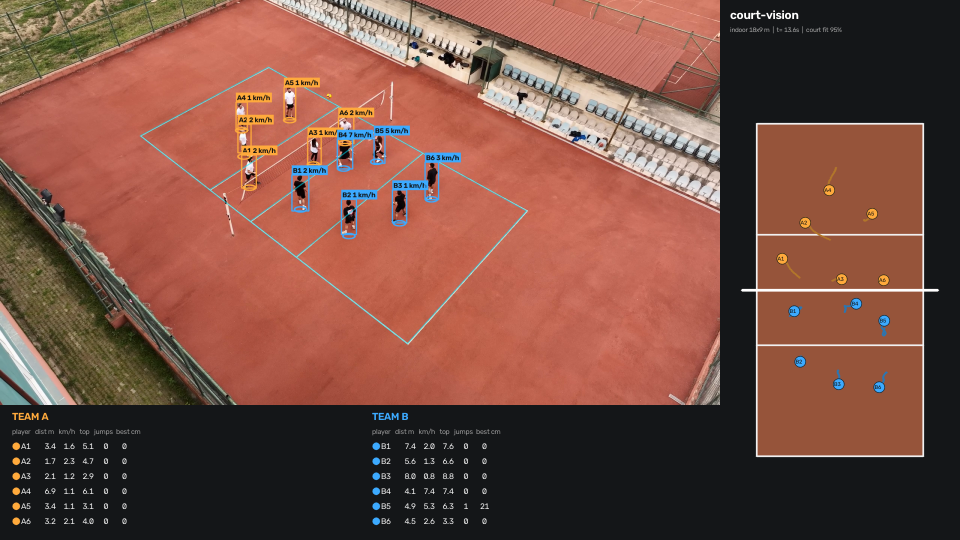
#> input picture assets/best_frame_diagonal.png, 1920 x 1080 px (shown at 1/2 size)
$ python -i court.py   (imports and definitions only)
#> lines starting #> are read from the running program, lines starting #| are printed output that depends on the picture; after the words box and inside, x2 and y2 are one past the last pixel; in counts of white or black regions, pixels touching at a corner belong together
### courtvision/templates.py
"""Court templates in metres. x runs along the court length (net at x = L/2), y across."""
from __future__ import annotations
from dataclasses import dataclass, field
import numpy as np


@dataclass
class CourtTemplate:
    name: str
    length: float
    width: float
    xs: list            # full-width lines of constant x (used for hypothesis generation)
    ys: list            # full-length lines of constant y
    extra: list = field(default_factory=list)   # additional partial segments (x0,y0,x1,y1)
    front_zone: float = 3.0                     # depth of the "front row" zone from the net
    has_net: bool = True

    @property
    def net_x(self) -> float:
        return self.length / 2.0

    # [21 lines left out: functions segments, corners, sample, not called in this run]


def _circle(cx, cy, r, n=16):
    a = np.linspace(0, 2 * np.pi, n + 1)
    p = np.stack([cx + r * np.cos(a), cy + r * np.sin(a)], 1)
    return [(p[i, 0], p[i, 1], p[i + 1, 0], p[i + 1, 1]) for i in range(n)]


TEMPLATES = {
    # FIVB indoor: 18 x 9 m, centre line, attack lines 3 m from the centre line
    "indoor": CourtTemplate("indoor", 18.0, 9.0, xs=[0.0, 6.0, 9.0, 12.0, 18.0], ys=[0.0, 9.0]),
    # FIVB beach: 16 x 8 m, boundary lines only
    "beach": CourtTemplate("beach", 16.0, 8.0, xs=[0.0, 16.0], ys=[0.0, 8.0], front_zone=2.5),
    # Padel: 20 x 10 m, service lines 6.95 m from the net, centre service line between them
    "padel": CourtTemplate("padel", 20.0, 10.0, xs=[0.0, 3.05, 16.95, 20.0], ys=[0.0, 10.0],
                           extra=[(3.05, 5.0, 16.95, 5.0)], front_zone=3.0),
    # Small-sided football (typical pitch sizes; penalty areas vary by venue and are omitted)
    "football5": CourtTemplate("football5", 40.0, 20.0, xs=[0.0, 20.0, 40.0], ys=[0.0, 20.0],
                               extra=_circle(20.0, 10.0, 3.0), front_zone=10.0, has_net=False),
    "football7": CourtTemplate("football7", 60.0, 40.0, xs=[0.0, 30.0, 60.0], ys=[0.0, 40.0],
                               extra=_circle(30.0, 20.0, 6.0), front_zone=15.0, has_net=False),
}
#> further down, picture is the input picture: shape (1080, 1920, 3); mean B, G, R 66, 78.2, 121


# [4 lines left out: function get_template, not called in this run]

### courtvision/court.py
"""Court registration: line detection -> RANSAC-style hypothesise-and-verify over line
correspondences -> robust point-on-line refinement -> bootstrap homography uncertainty.

Convention: H maps court metres (x, y, 1) to image pixels of the full-resolution frame.
"""
from __future__ import annotations
from dataclasses import dataclass
from itertools import combinations
import cv2
import numpy as np
from .geometry import apply_h, h_from_4pts, intersect
from .templates import CourtTemplate
from .camera import calibrate_focal


@dataclass
class Registration:
    H: np.ndarray                 # court -> image (full-res px)
    H_samples: np.ndarray         # (K,3,3) bootstrap replicas
    coverage: float               # fraction of template line samples lying on detected line pixels
    rms_px: float                 # point-to-line residual of supporting pixels (work-res px)
    ok: bool
    source: str                   # "detect" | "track" | "hold"


# ----------------------------------------------------------------------------- line evidence
def line_response(img, color="white"):
    """Thin-bright-structure response. 'white' uses min(R,G,B), which suppresses coloured floors
    and coloured lines of other sports; 'any' uses luminance (use when your lines are coloured)."""
#> called with color = 'white'
    if color == "white":
        base = img.min(axis=2)
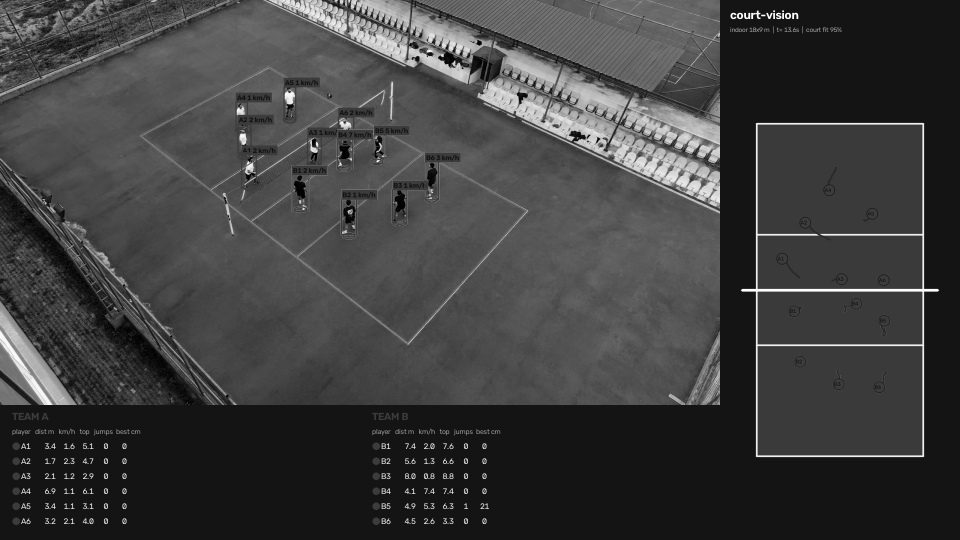
#> base: shape (1080, 1920) (shown at 1/2 size); min 0, max 255, mean 63
    else:
        base = cv2.cvtColor(img, cv2.COLOR_BGR2GRAY)
    k = max(7, int(round(img.shape[1] / 1280 * 11))) | 1
#> k = 17
    th = cv2.morphologyEx(base, cv2.MORPH_TOPHAT, cv2.getStructuringElement(cv2.MORPH_RECT, (k, k)))
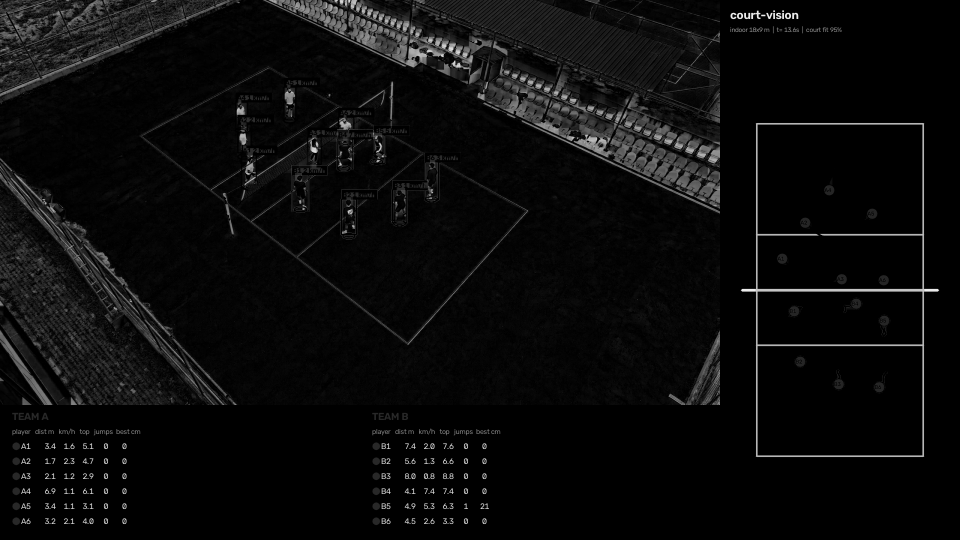
#> th: shape (1080, 1920) (shown at 1/2 size); min 0, max 240, mean 11.1
    return th


def line_mask(img, color="white"):
    th = line_response(img, color)
    # hysteresis: weak line pixels survive only when connected to a confident one, so faint
    # lines (shadow, worn paint) are kept without admitting low-contrast texture
    # thresholds follow the sensor-noise floor (median top-hat response of the textureless floor)
    t_lo = max(20.0, 3.0 * float(np.median(th)))
#> t_lo = 20
    t_hi = 2.0 * t_lo
#> t_hi = 40
    lo = (th > t_lo).astype(np.uint8)
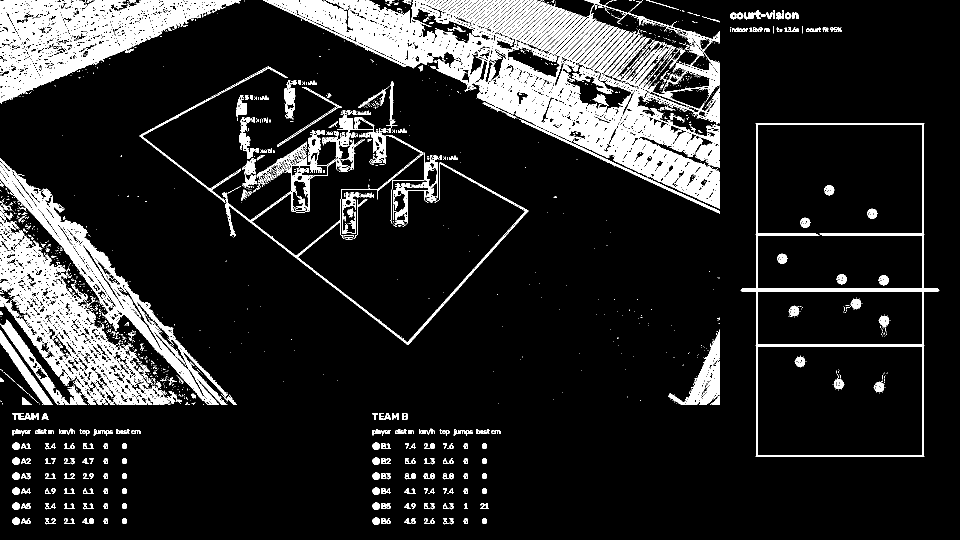
#> lo: shape (1080, 1920) (shown at 1/2 size); values 0 (black) and 1 (white), 13.8% white; 2118 white regions (1726 under 20 px), largest, box (x1, y1, x2, y2) and area: (526, 0, 1440, 418) 97694, (0, 0, 482, 207) 38707, (0, 422, 357, 810) 33755
    n, lab, stats, _ = cv2.connectedComponentsWithStats(lo, connectivity=8)
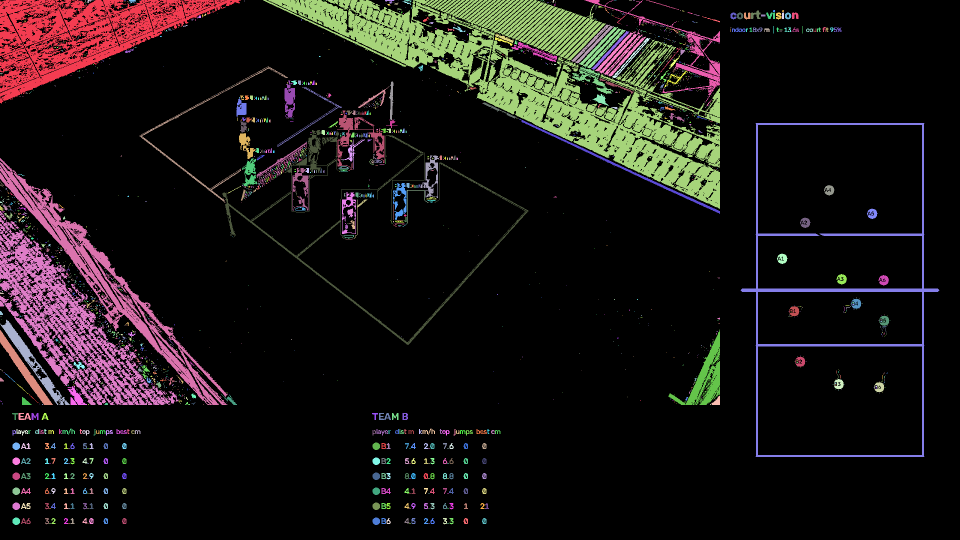
#> lab: shape (1080, 1920) int32 (shown at 1/2 size); 2119 distinct labels, from 0 to 2118; one colour per label, 0 black
#> n = 2119; stats = 2119 rows, first 6: [0, 0, 1920, 1080, 1787767], [0, 0, 482, 207, 38707], [163, 0, 1, 1, 1], [170, 0, 2, 1, 2], [174, 0, 9, 6, 26], [184, 0, 1, 1, 1]
    strong = np.zeros(n, bool)
    strong[np.unique(lab[th > t_hi])] = True
    strong[0] = False
    extent = np.maximum(stats[:, cv2.CC_STAT_WIDTH], stats[:, cv2.CC_STAT_HEIGHT])
#> extent = 2119 values, max 1920 at index 0, min 1 at index 2, mean 8.51
    keep = strong & (stats[:, cv2.CC_STAT_AREA] >= 12) & (extent >= 0.008 * img.shape[1])
    mask = keep[lab].astype(np.uint8)
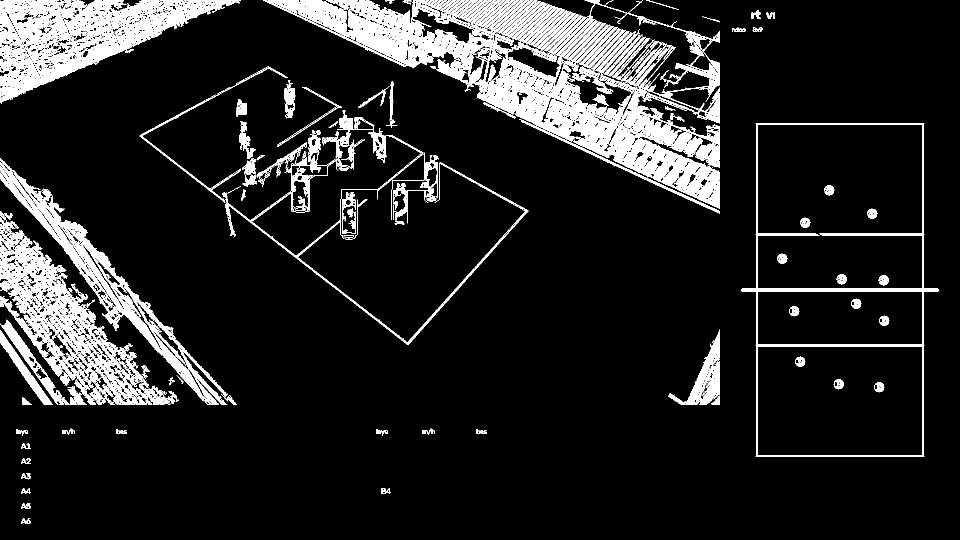
#> mask: shape (1080, 1920) (shown at 1/2 size); values 0 (black) and 1 (white), 12.7% white; 109 white regions (1 under 20 px), largest, box (x1, y1, x2, y2) and area: (526, 0, 1440, 418) 97694, (0, 0, 482, 207) 38707, (0, 422, 357, 810) 33755
    return mask, th


# [72 lines left out: functions evidence_map, detect_segments, merge_segments, not called in this run]


# ----------------------------------------------------------------------------- registrar
class CourtRegistrar:
    # [328 lines left out: functions __init__, update, detect, track, _resize, _mask_points and 6 more, not called in this run]

>>> import cv2
>>> picture = cv2.imread('../assets/best_frame_diagonal.png')
>>> result = line_mask(picture)
